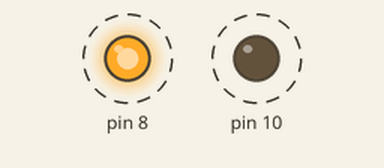
The sketch below on a simulated Arduino Uno, built with avr-gcc and run on an emulated ATmega328P. On the bench: output pins drawn as LEDs (lit = HIGH). Dashed ring = blinking.

Above: at 0.5 s.
Timing chart, 0 to 4.6 s (numbered marks = the images above):
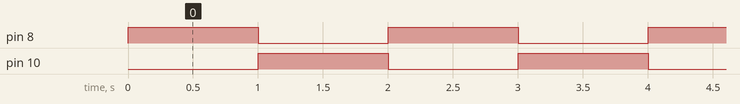

Measured:
- by itself, pin 8, pin 10: alternates HIGH for 1.0 s and LOW for 1.0 s

The sketch:

ex1_ligarled.ino
```cpp
// setup corre uma vez
void setup() {
  // definir o modo dos pinos
  pinMode(8, OUTPUT);
  pinMode(10, OUTPUT);
}

// o loop corre para sempre
void loop() {
    digitalWrite(8, HIGH); //liga a LED 8
    digitalWrite(10, LOW); //desliga a LED 10
    delay(1000);
    digitalWrite(10, HIGH); //liga a LED 10
    digitalWrite(8, LOW);   //desliga a LED 8

  delay(1000); // espera 1 segundo
}
```
